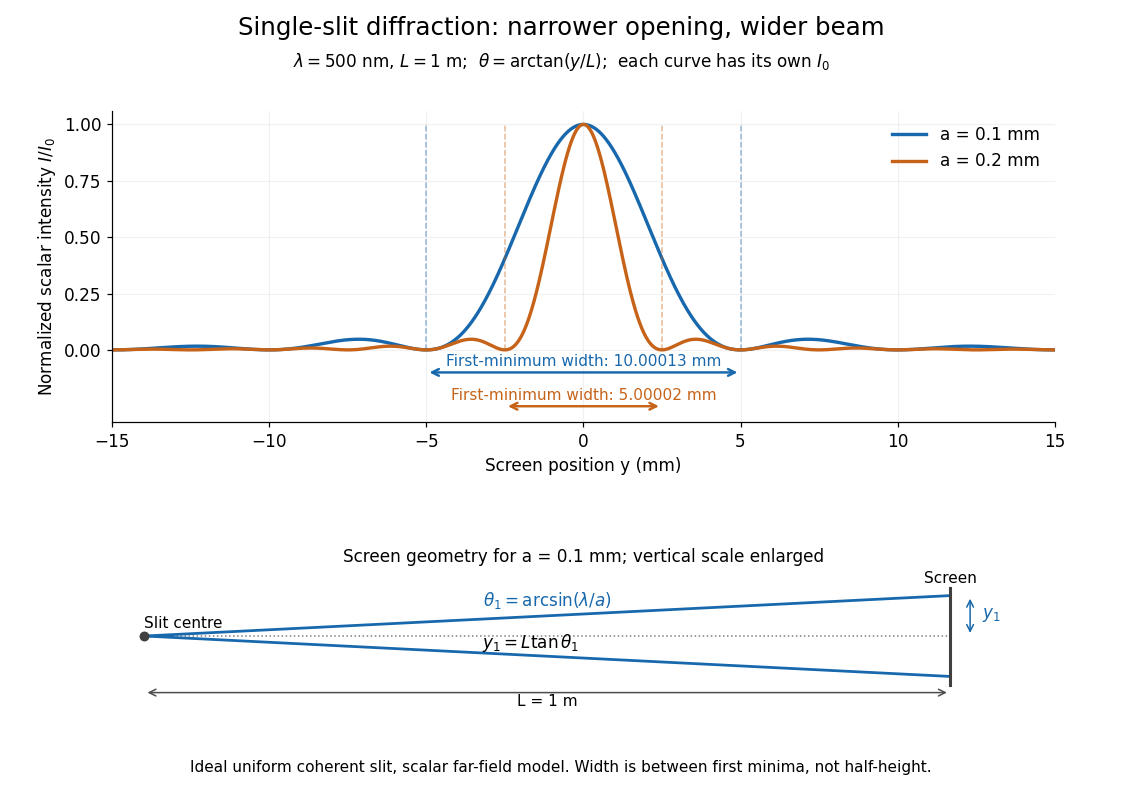

Python code for this plot:
"""Generate single-slit-diffraction-width.png in CWD on an opaque white background.

Tested with Python 3.14.4, numpy 2.3.5 and matplotlib 3.10.7.
The plotted scalar Fraunhofer envelope uses exact screen-angle geometry;
central width means first-minimum separation, not FWHM.
"""

from pathlib import Path

import matplotlib

matplotlib.use("Agg")
import matplotlib.pyplot as plt
import numpy as np


def main():
    wavelength, distance = 500e-9, 1.0
    widths = (0.1e-3, 0.2e-3)
    colors = ("#1768ac", "#c76319")
    y = np.linspace(-15e-3, 15e-3, 6001)
    plt.rcParams.update({"font.size": 11, "figure.facecolor": "white",
                         "axes.facecolor": "white", "axes.spines.top": False,
                         "axes.spines.right": False})
    fig, (ax, geometry) = plt.subplots(2, 1, figsize=(10.2, 7.2), dpi=110,
                                      gridspec_kw={"height_ratios": [2.2, 1]})
    fig.subplots_adjust(left=.10, right=.94, top=.86, bottom=.10, hspace=.66)
    for index, (width, color) in enumerate(zip(widths, colors)):
        theta = np.arctan(y / distance)
        # numpy.sinc(t) = sin(pi*t)/(pi*t), including value one at zero.
        intensity = np.sinc(width * np.sin(theta) / wavelength) ** 2
        first_angle = np.arcsin(wavelength / width)
        first_y = distance * np.tan(first_angle)
        assert np.isclose(np.sinc(width * np.sin(first_angle) / wavelength), 0,
                          atol=1e-14)
        ax.plot(y * 1e3, intensity, color=color, lw=2.2,
                label=f"a = {width * 1e3:.1f} mm")
        ax.vlines([-first_y * 1e3, first_y * 1e3], 0, 1,
                  color=color, lw=1, linestyle="--", alpha=.45)
        level = -.10 - .15 * index
        ax.annotate("", xy=(first_y * 1e3, level),
                    xytext=(-first_y * 1e3, level),
                    arrowprops={"arrowstyle": "<->", "color": color, "lw": 1.6})
        ax.text(0, level + .028, f"First-minimum width: {2 * first_y * 1e3:.5f} mm",
                ha="center", color=color, fontsize=10)
    ax.set(xlim=(-15, 15), ylim=(-.32, 1.06), xlabel="Screen position y (mm)",
           ylabel=r"Normalized scalar intensity $I/I_0$")
    ax.set_yticks([0, .25, .5, .75, 1])
    ax.grid(alpha=.17)
    ax.legend(loc="upper right", frameon=False)
    # z is the propagation coordinate; y is shown in mm, enlarging its scale.
    first_y_mm = distance * np.tan(np.arcsin(wavelength / widths[0])) * 1e3
    geometry.plot([0, distance], [0, 0], color=".5", lw=1, linestyle=":")
    for sign in (-1, 1):
        geometry.plot([0, distance], [0, sign * first_y_mm], color=colors[0], lw=1.8)
    geometry.plot([distance, distance], [-6, 6], color=".25", lw=2)
    geometry.scatter([0], [0], color=".25", s=30, zorder=4)
    geometry.text(0, 1.0, "Slit centre", ha="left", fontsize=10)
    geometry.text(distance, 6.6, "Screen", ha="center", fontsize=10)
    geometry.annotate("", xy=(distance + .025, first_y_mm),
                      xytext=(distance + .025, 0),
                      arrowprops={"arrowstyle": "<->", "color": colors[0]})
    geometry.text(distance + .04, 2.2, r"$y_1$", color=colors[0])
    geometry.text(.42, 3.7, r"$\theta_1 = \arcsin(\lambda/a)$", color=colors[0])
    geometry.text(.48, -1.5, r"$y_1=L\tan\theta_1$", ha="center")
    geometry.annotate("", xy=(distance, -7), xytext=(0, -7),
                      arrowprops={"arrowstyle": "<->", "color": ".3"})
    geometry.text(.5, -8.7, "L = 1 m", ha="center", fontsize=10)
    geometry.set(xlim=(-.04, 1.13), ylim=(-9.5, 8))
    geometry.axis("off")
    geometry.set_title("Screen geometry for a = 0.1 mm; vertical scale enlarged", fontsize=11)
    fig.suptitle("Single-slit diffraction: narrower opening, wider beam", fontsize=16, y=.98)
    fig.text(.5, .915, r"$\lambda=500$ nm, $L=1$ m;  $\theta=\arctan(y/L)$;  each curve has its own $I_0$",
             ha="center", fontsize=11)
    fig.text(.5, .025, "Ideal uniform coherent slit, scalar far-field model. Width is between first minima, not half-height.",
             ha="center", fontsize=10)
    fig.savefig(Path(__file__).stem + ".png", facecolor="white", transparent=False)
    plt.close(fig)


if __name__ == "__main__":
    main()
